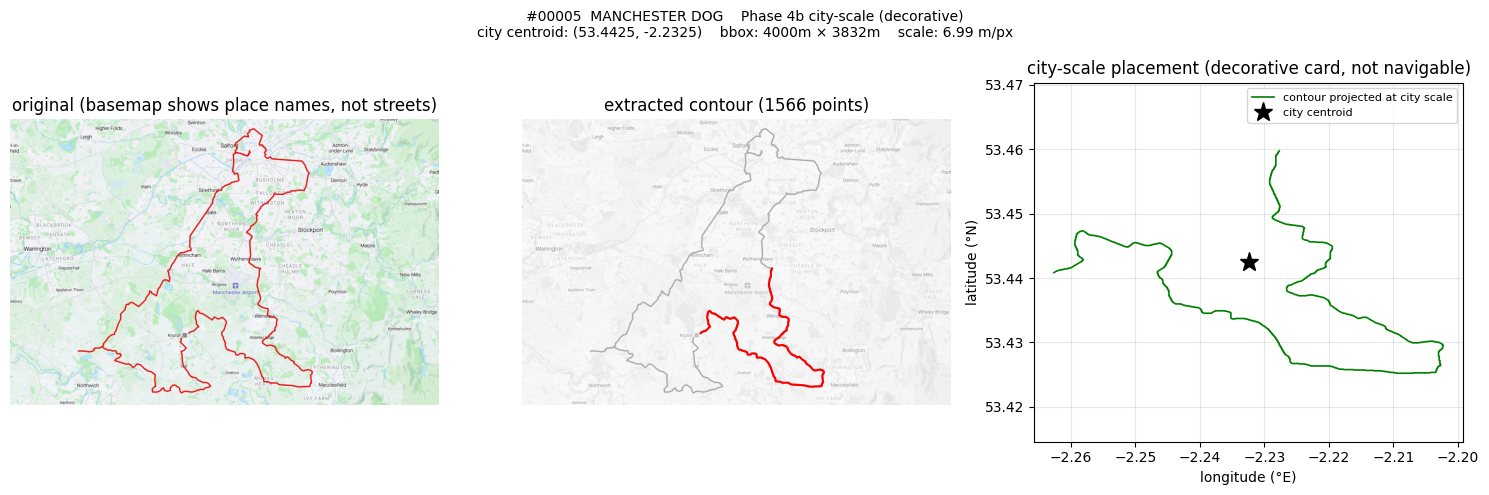
#> input picture stravart/data/phase4b_diag/city_scale_00005.png, 1489 x 495 px
$ python -i contour.py   (imports and definitions only)
#> lines starting #> are read from the running program, lines starting #| are printed output that depends on the picture; after the words box and inside, x2 and y2 are one past the last pixel; in counts of white or black regions, pixels touching at a corner belong together
#> further down, picture is the input picture: shape (495, 1489, 3); mean B, G, R 242.7, 244.5, 242.6
"""Extract the drawn route line from a strav.art image.

The strav.art rendering convention: the route is overlaid on a desaturated
basemap using a single saturated colour — red, magenta, pink, orange, or
occasionally blue/purple. Phase 2's ``ocr.route_mask`` already separates "very
saturated" pixels from the basemap; here we build on the same idea but with a
goal of *preserving* the line geometry instead of inpainting it away.

Pipeline:
    1.  HSV mask: high saturation + non-trivial value, restricted to the
        warm-colour wedges that strav.art uses (red 0..30°, magenta/pink
        300..360°, orange 10..40°). This excludes the basemap's faint blues
        and greens, which would otherwise contaminate the trace.
    2.  Morphological close (3px) to seal small gaps from anti-aliasing.
    3.  Largest-component filter — drops the start/end map pins which sit
        as small disconnected blobs.
    4.  Skeletonise to a 1-pixel-wide centreline.
    5.  Trace the skeleton into an ordered polyline (8-connected DFS from
        an endpoint; falls back to a deterministic seed for closed loops).

Output is a list of ``(x, y)`` integer pixel coordinates in image space
(top-left origin, x → column, y → row), ordered from one end of the route
to the other.

This module is intentionally pure CPU + numpy + OpenCV + skimage so the
unit tests can run without OCR / network. ``trace_route`` works on any
binary mask, which makes synthetic-image fixtures easy to construct.
"""

from __future__ import annotations

import logging
from dataclasses import dataclass

import cv2
import numpy as np
from skimage.morphology import skeletonize


logger = logging.getLogger(__name__)


# ---------------------------------------------------------------- HSV mask

# Hue ranges that capture the strav.art route colours we've seen in the
# corpus. OpenCV uses 0..180 for hue (degrees / 2). Each entry is
# ``(hue_low, hue_high)`` inclusive; entries can wrap past 180/0 by being
# expressed as two ranges around the boundary.
_ROUTE_HUE_BANDS_OCV: tuple[tuple[int, int], ...] = (
    (0, 20),     # red / orange-red (0–40°)
    (160, 180),  # red wrap (320–360°)
    (140, 165),  # magenta / pink (280–330°)
    (10, 25),    # orange (20–50°) — overlaps with red-orange; harmless
)


def route_mask_colored(
    bgr: np.ndarray,
    *,
    sat_min: int = 90,
    val_min: int = 60,
) -> np.ndarray:
    """Binary mask of likely route-line pixels, HSV-colour-restricted.

    ``ocr.route_mask`` thresholds on saturation alone, which is fine for
    inpainting (we want to *erase* every saturated pixel). For Phase 3 we
    want only the route line, so we additionally clip to the warm-colour
    hue bands strav.art uses. This excludes Strava's blue/green per-mile
    pins which would otherwise contaminate the trace.
    """
#> called with sat_min = 90, val_min = 60
    if bgr.ndim != 3 or bgr.shape[2] != 3:
        raise ValueError(f"expected BGR ndarray (H,W,3), got shape {bgr.shape}")
    hsv = cv2.cvtColor(bgr, cv2.COLOR_BGR2HSV)
    h, s, v = hsv[..., 0], hsv[..., 1], hsv[..., 2]
    sat_val = (s >= sat_min) & (v >= val_min)
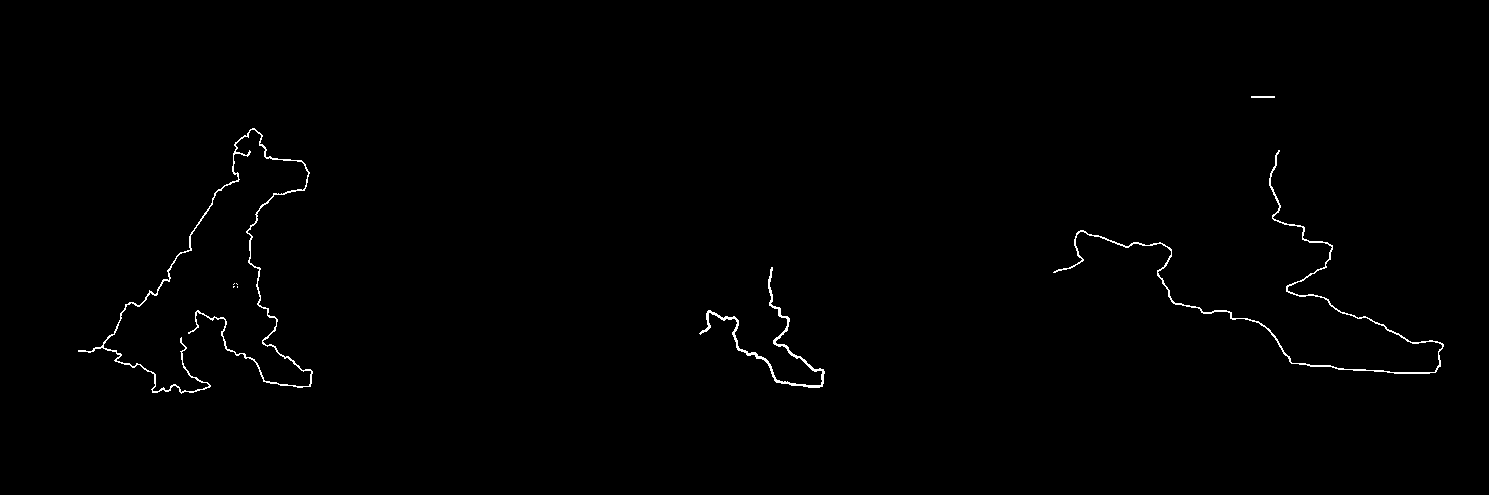
#> sat_val: shape (495, 1489) bool; 0.63% white in thin lines or dots, all inside (x1, y1, x2, y2) = (78, 96, 1444, 394)

    hue_band = np.zeros_like(h, dtype=bool)
    for lo, hi in _ROUTE_HUE_BANDS_OCV:
        hue_band |= (h >= lo) & (h <= hi)

    return (sat_val & hue_band).astype(np.uint8) * 255
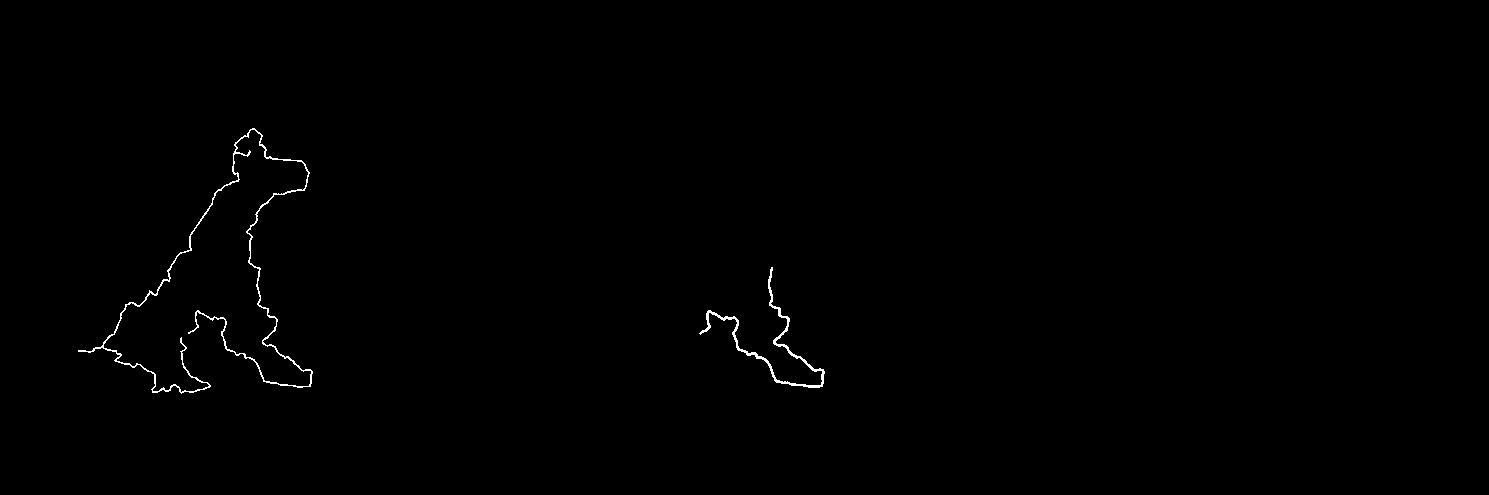
#> returned value: shape (495, 1489); 0.4% white in thin lines or dots, all inside (x1, y1, x2, y2) = (78, 128, 825, 394)


def _significant_components(mask: np.ndarray, *, min_area: int = 200) -> np.ndarray:
    """Return ``mask`` reduced to ALL connected components with area ≥ ``min_area``.

    Strava-style images have several saturated blobs: the main route, but also
    start/finish pins and per-mile distance markers (small — below ``min_area``,
    correctly dropped). On multi-route cartoons (Rotterdam Turtles, multi-loop
    designs) the secondary loops are themselves above ``min_area`` and must NOT
    be dropped.

    Phase 4b: was ``_largest_component`` which kept ONLY the biggest blob; on
    #1135 Rotterdam Turtles that meant losing 2 of 3 turtles (each ~65% of the
    biggest's area, well above min_area=200). The new semantics is
    "everything ≥ min_area survives", which still drops marker pins (≈100 px
    area) but preserves multi-component cartoons.
    """
#> called with min_area = 200
    n_labels, labels, stats, _ = cv2.connectedComponentsWithStats(
        mask, connectivity=8,
    )
#> n_labels = 3; stats = [[0, 0, 1489, 495, 734038], [78, 128, 235, 266, 2062], [699, 267, 126, 121, 955]]
    if n_labels <= 1:
        return mask
    out = np.zeros_like(mask)
    # row 0 is background; skip it
    for i in range(1, n_labels):
        if int(stats[i, cv2.CC_STAT_AREA]) >= min_area:
            out[labels == i] = 255
    return out


# [19 lines left out: function _largest_component, not called in this run]


def clean_mask(
    mask: np.ndarray,
    *,
    close_kernel: int = 3,
    min_area: int = 200,
) -> np.ndarray:
    """Morphological close + multi-component filter (Phase 4b).

    All connected components above ``min_area`` survive — pin markers and
    text artifacts are filtered by area, but secondary route loops are
    preserved. Was largest-only in Phase 3.
    """
    k = cv2.getStructuringElement(cv2.MORPH_ELLIPSE, (close_kernel, close_kernel))
    closed = cv2.morphologyEx(mask, cv2.MORPH_CLOSE, k)
    return _significant_components(closed, min_area=min_area)


# ----------------------------------------------------------- skeletonise

def skeleton_of(mask: np.ndarray) -> np.ndarray:
    """Return a binary 0/1 ndarray of the 1-pixel-wide skeleton."""
    binary = (mask > 0).astype(np.uint8)
    if not binary.any():
        return binary
    # skimage.skeletonize wants a bool ndarray; output is bool.
    skel = skeletonize(binary.astype(bool))
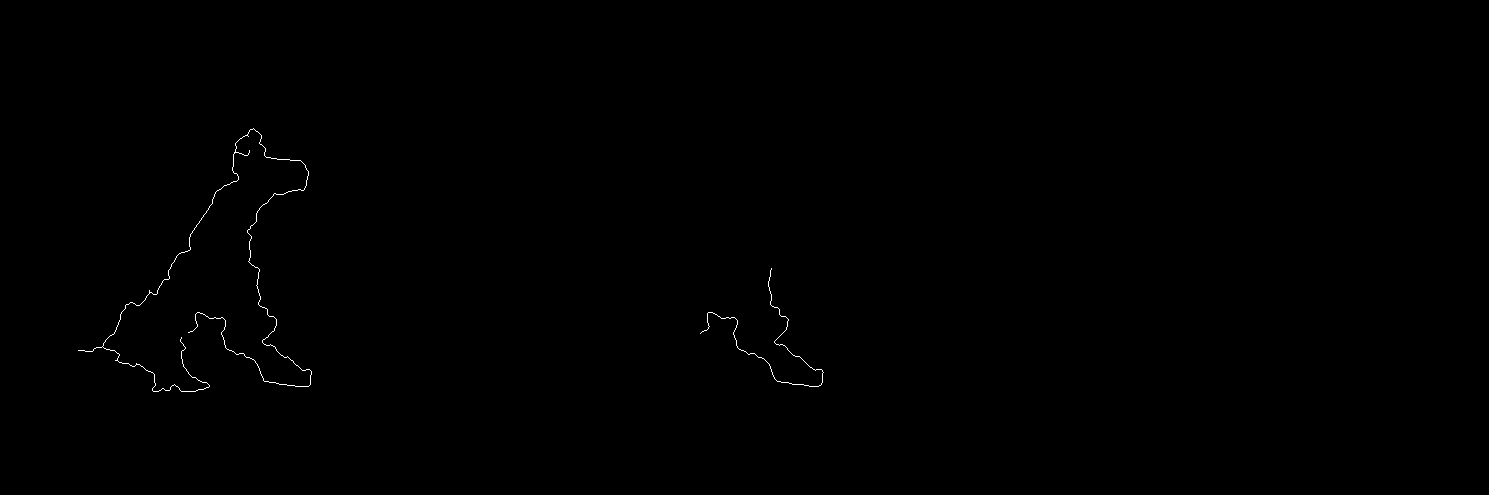
#> skel: shape (495, 1489) bool; 0.19% white in thin lines or dots, all inside (x1, y1, x2, y2) = (78, 128, 824, 392)
    return skel.astype(np.uint8)


# 8-connected neighbour offsets — we trace through diagonals because
# ``skeletonize`` produces 8-connected lines.
_NEIGHBORS_8 = (
    (-1, -1), (-1, 0), (-1, 1),
    ( 0, -1),          ( 0, 1),
    ( 1, -1), ( 1, 0), ( 1, 1),
)


def _neighbour_count(skel: np.ndarray, y: int, x: int) -> int:
    h, w = skel.shape
    n = 0
    for dy, dx in _NEIGHBORS_8:
        ny, nx = y + dy, x + dx
        if 0 <= ny < h and 0 <= nx < w and skel[ny, nx]:
            n += 1
    return n


def _find_endpoints(skel: np.ndarray) -> list[tuple[int, int]]:
    """Pixels with exactly one 8-connected neighbour. Path endpoints."""
    ys, xs = np.nonzero(skel)
#> ys = 1367 values from 128 to 391; xs = 1367 values, max 823 at index 1136, min 78 at index 892, mean 347.2
    out: list[tuple[int, int]] = []
    for y, x in zip(ys.tolist(), xs.tolist()):
        if _neighbour_count(skel, y, x) == 1:
            out.append((y, x))
#> this loop made 1367 passes
#> (y, x) on passes 1 to 3: (128, 253), (129, 250), (129, 251)
#> after the loop, out = [(136, 248), (150, 249), (268, 771), (290, 149), (332, 188), (333, 700), (337, 181), (350, 78), (360, 115)]
    return out


def _trace_from(
    skel: np.ndarray,
    start: tuple[int, int],
) -> list[tuple[int, int]]:
    """Walk the skeleton from ``start`` until no more unvisited neighbours.

    Tolerates branches by always preferring the lowest-degree continuation
    (an endpoint, then a 2-degree pixel) so we drift towards the far endpoint
    rather than a junction stub. Picks deterministically by neighbour offset
    order on ties.
    """
    h, w = skel.shape
    visited = np.zeros_like(skel, dtype=bool)
    path: list[tuple[int, int]] = []
    cur = start
    while cur is not None:
        y, x = cur
        if visited[y, x]:
            break
        visited[y, x] = True
        path.append((x, y))   # store as (x, y) for downstream geometry libs

        candidates: list[tuple[int, int, int]] = []
        for dy, dx in _NEIGHBORS_8:
            ny, nx = y + dy, x + dx
            if not (0 <= ny < h and 0 <= nx < w):
                continue
            if not skel[ny, nx] or visited[ny, nx]:
                continue
            candidates.append((_neighbour_count(skel, ny, nx), ny, nx))

        if not candidates:
            cur = None
        else:
            candidates.sort()  # lowest degree first; ties by (y, x)
            _, ny, nx = candidates[0]
            cur = (ny, nx)
    return path


def trace_route(
    skel: np.ndarray,
) -> list[tuple[int, int]]:
    """Order the skeleton pixels into a single polyline.

    Strategy:
      * If the skeleton has any endpoints (open path), seed from the first.
      * Otherwise treat as a closed loop: seed at the lowest (y, x) on-pixel.
      * Walk 8-connected neighbours, preferring the lowest-degree direction.

    Returns ``[(x, y), ...]`` in image coordinates (origin top-left).

    **Known limitation (kept for backwards compatibility):** at a junction
    (skeleton pixel with ≥3 neighbours) this function follows ONE branch
    and discards the others. Routes shaped like an animal (4 legs + head)
    have multiple junctions, so this often returns only ~30% of the
    skeleton. For full coverage, callers should use
    :func:`trace_all_polylines` instead.
    """
    if skel.dtype != np.uint8:
        skel = skel.astype(np.uint8)
    if not skel.any():
        return []

    endpoints = _find_endpoints(skel)
#> endpoints has the same summary as out in _find_endpoints
    if endpoints:
        # A clean open path has 2 endpoints. With branches we may have more —
        # walk from each endpoint and keep the longest path.
        best: list[tuple[int, int]] = []
        for start in endpoints:
            path = _trace_from(skel, start)
            if len(path) > len(best):
                best = path
#> this loop made 9 passes
        return best

    # Closed loop — pick the smallest-y, smallest-x pixel as a deterministic seed.
    ys, xs = np.nonzero(skel)
    idx = int(np.lexsort((xs, ys))[0])
    seed = (int(ys[idx]), int(xs[idx]))
    return _trace_from(skel, seed)


def _all_neighbours(skel: np.ndarray, y: int, x: int) -> list[tuple[int, int]]:
    """All 8-connected on-pixel neighbours of (y, x)."""
    h, w = skel.shape
    out: list[tuple[int, int]] = []
    for dy, dx in _NEIGHBORS_8:
        ny, nx = y + dy, x + dx
        if 0 <= ny < h and 0 <= nx < w and skel[ny, nx]:
            out.append((ny, nx))
    return out


def trace_all_polylines(
    skel: np.ndarray,
) -> list[list[tuple[int, int]]]:
    """Decompose the skeleton into ALL its simple-path edges.

    The skeleton of a branching shape is a planar graph: pixels with
    degree ≠ 2 are *nodes* (endpoints or junctions), pixels with degree 2
    are interior path pixels. Every edge of the graph goes node → node
    through some chain of degree-2 pixels. This function emits one
    polyline per edge.

    For a Y-shaped skeleton with junction J and tips T1, T2, T3 this
    returns three polylines: [T1..J], [J..T2], [J..T3] — every pixel
    covered, no pixel emitted twice (except junctions, which appear
    in every incident polyline so the polylines visually stitch).

    Empty input → empty list. A pure closed loop (no nodes) → one
    polyline traced via :func:`_trace_from` from a deterministic seed.

    Phase 4b: this fixes the dramatic loss documented in
    ``phase4b_diag/skeleton_diag_*.png`` where ``trace_route`` was
    only returning 25–67% of the skeleton's pixels on animal-shaped
    routes.
    """
    if skel.dtype != np.uint8:
        skel = skel.astype(np.uint8)
    if not skel.any():
        return []

    h, w = skel.shape

    # Pre-compute degree of every skeleton pixel
    degree = np.zeros_like(skel, dtype=np.int8)
    ys_arr, xs_arr = np.nonzero(skel)
    for y, x in zip(ys_arr.tolist(), xs_arr.tolist()):
        degree[y, x] = _neighbour_count(skel, y, x)

    is_node = (skel == 1) & (degree != 2)
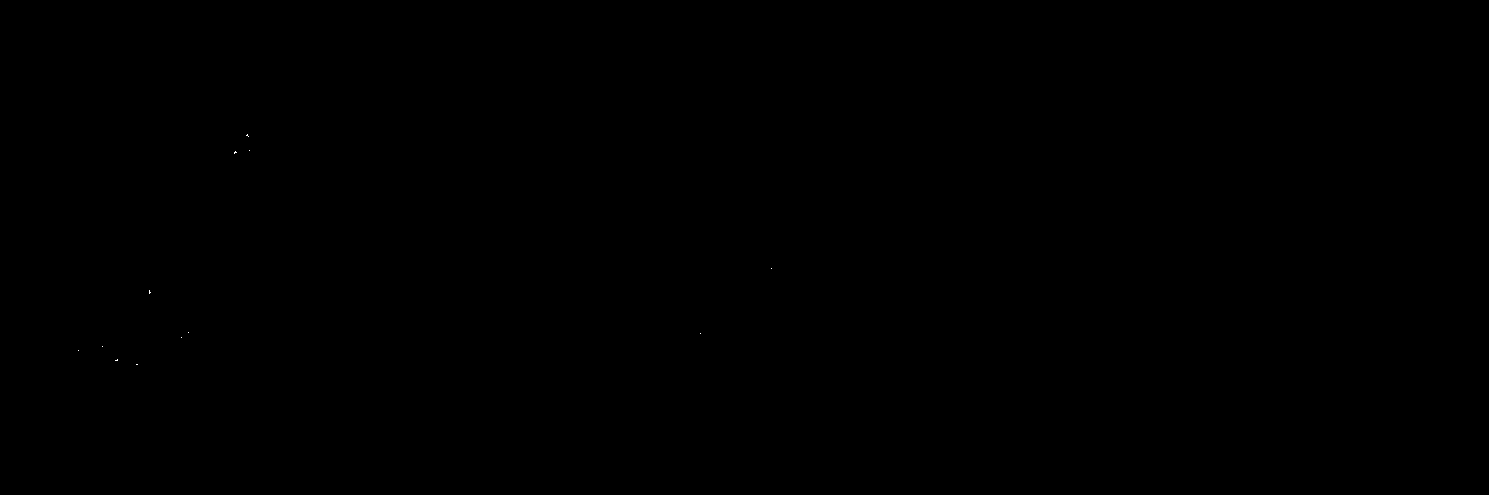
#> is_node: shape (495, 1489) bool; 0% white in thin lines or dots, all inside (x1, y1, x2, y2) = (78, 134, 772, 365)

    # No nodes → the skeleton is a single closed loop with no branches.
    # Fall back to the single-path tracer (which handles loops deterministically).
    if not is_node.any():
        return [trace_route(skel)]

    visited_non_node = np.zeros_like(skel, dtype=bool)
    polylines: list[list[tuple[int, int]]] = []

    node_ys, node_xs = np.nonzero(is_node)
    for y, x in zip(node_ys.tolist(), node_xs.tolist()):
        for ny, nx in _all_neighbours(skel, y, x):
            if is_node[ny, nx]:
                # node-to-node direct adjacency: emit once, in canonical order
                if (y, x) < (ny, nx):
                    polylines.append([(x, y), (nx, ny)])
                continue
            if visited_non_node[ny, nx]:
                continue
            # Walk along degree-2 pixels from (ny, nx) to the next node.
            polyline: list[tuple[int, int]] = [(x, y), (nx, ny)]
            visited_non_node[ny, nx] = True
            prev_y, prev_x = y, x
            cur_y, cur_x = ny, nx
            while True:
                next_nbr: tuple[int, int] | None = None
                for ay, ax in _all_neighbours(skel, cur_y, cur_x):
                    if (ay, ax) == (prev_y, prev_x):
                        continue
                    next_nbr = (ay, ax)
                    break
                if next_nbr is None:
                    break
                ay, ax = next_nbr
                polyline.append((ax, ay))
                if is_node[ay, ax]:
                    break
                if visited_non_node[ay, ax]:
                    break
                visited_non_node[ay, ax] = True
                prev_y, prev_x = cur_y, cur_x
                cur_y, cur_x = ay, ax
            polylines.append(polyline)
#> this loop made 27 passes
#> (y, x) on passes 1 to 4: (134, 247), (135, 246), (135, 247), (136, 248)

    # Sweep: any non-node skeleton pixels still unvisited belong to an
    # isolated closed loop that wasn't reachable from any node. Walk each
    # such loop deterministically.
    leftover = (skel == 1) & (~is_node) & (~visited_non_node)
    while leftover.any():
        ys_l, xs_l = np.nonzero(leftover)
        seed = (int(ys_l[0]), int(xs_l[0]))
        loop_polyline = _trace_from(skel, seed)
        if loop_polyline:
            polylines.append(loop_polyline)
            for x, y in loop_polyline:
                visited_non_node[y, x] = True
                leftover[y, x] = False
        else:
            break
#> this loop made 0 passes

    return polylines


# --------------------------------------------------------- public dataclass

@dataclass(frozen=True)
class RouteContour:
    """Outcome of contour extraction on one image.

    ``polyline`` is the legacy single-path trace (longest endpoint-to-endpoint
    path through the skeleton). It loses 30–70% of the skeleton on branching
    animal shapes — kept for backwards-compatibility with callers that
    expect a single ordered polyline (the affine fit's input is just
    *anchor* points so this is fine, but the city-scale fallback's input
    is the *shape* and should use ``polylines``).

    ``polylines`` is the full skeleton decomposed into simple-path edges —
    one polyline per node-to-node edge of the skeleton graph. Every
    skeleton pixel appears in at least one polyline. Use this when the
    full cartoon shape matters (city-scale projection, GPX rendering).
    """

    polyline: list[tuple[int, int]]              # legacy: single longest path
    polylines: list[list[tuple[int, int]]]       # full coverage (Phase 4b)
    mask: np.ndarray                             # binary uint8 (255/0) cleaned mask
    skeleton: np.ndarray                         # binary uint8 (1/0) skeleton

    # [31 lines left out: functions length_px, total_length_px, skeleton_coverage, not called in this run]


def extract_route(
    bgr: np.ndarray,
    *,
    sat_min: int = 90,
    val_min: int = 60,
    close_kernel: int = 3,
    min_area: int = 200,
) -> RouteContour:
    """Run the full Phase 3 contour pipeline on a BGR image.

    See module docstring for stage details. Returns an empty polyline when
    the route mask is empty (e.g. a non-strav.art basemap-only image).

    Phase 4b: populates both ``polyline`` (legacy single longest path —
    used by the affine-fit's anchor list) AND ``polylines`` (full
    skeleton decomposed into all simple-path edges — used by the
    city-scale fallback and any caller that needs the complete cartoon).
    """
    raw = route_mask_colored(bgr, sat_min=sat_min, val_min=val_min)
    cleaned = clean_mask(raw, close_kernel=close_kernel, min_area=min_area)
    skel = skeleton_of(cleaned)
    polyline = trace_route(skel)
    polylines = trace_all_polylines(skel)
    return RouteContour(
        polyline=polyline,
        polylines=polylines,
        mask=cleaned,
        skeleton=skel,
    )

>>> import cv2
>>> picture = cv2.imread('data/phase4b_diag/city_scale_00005.png')
>>> result = extract_route(picture)
